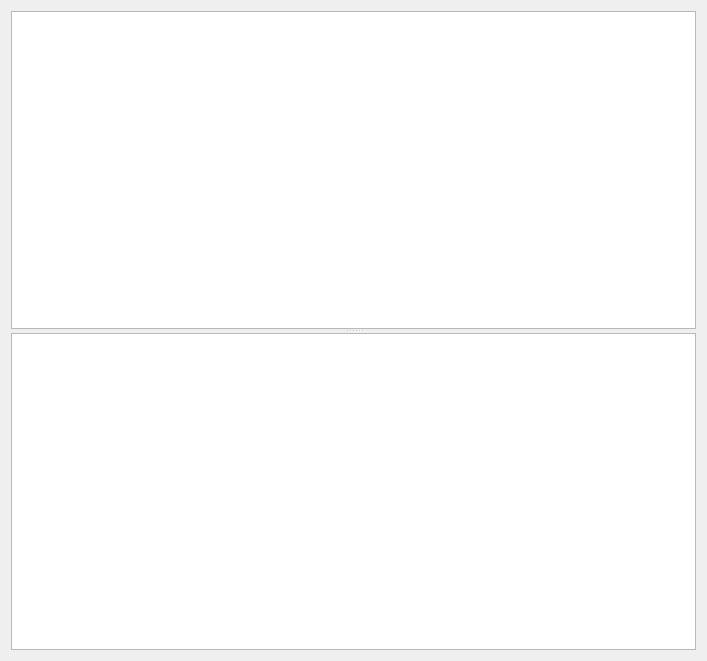
<?xml version="1.0" encoding="UTF-8"?>
<ui version="4.0">
 <class>Dialog</class>
 <widget class="QDialog" name="Dialog">
  <property name="geometry">
   <rect>
    <x>0</x>
    <y>0</y>
    <width>707</width>
    <height>661</height>
   </rect>
  </property>
  <property name="windowTitle">
   <string>Dialog</string>
  </property>
  <property name="modal">
   <bool>true</bool>
  </property>
  <layout class="QHBoxLayout" name="horizontalLayout">
   <item>
    <widget class="QSplitter" name="splitter">
     <property name="orientation">
      <enum>Qt::Vertical</enum>
     </property>
     <widget class="QTextEdit" name="Output">
      <property name="minimumSize">
       <size>
        <width>0</width>
        <height>0</height>
       </size>
      </property>
      <property name="acceptDrops">
       <bool>false</bool>
      </property>
      <property name="undoRedoEnabled">
       <bool>false</bool>
      </property>
      <property name="readOnly">
       <bool>true</bool>
      </property>
      <property name="acceptRichText">
       <bool>true</bool>
      </property>
     </widget>
     <widget class="QTextEdit" name="Input">
      <property name="readOnly">
       <bool>false</bool>
      </property>
     </widget>
    </widget>
   </item>
  </layout>
 </widget>
 <resources/>
 <connections/>
</ui>
